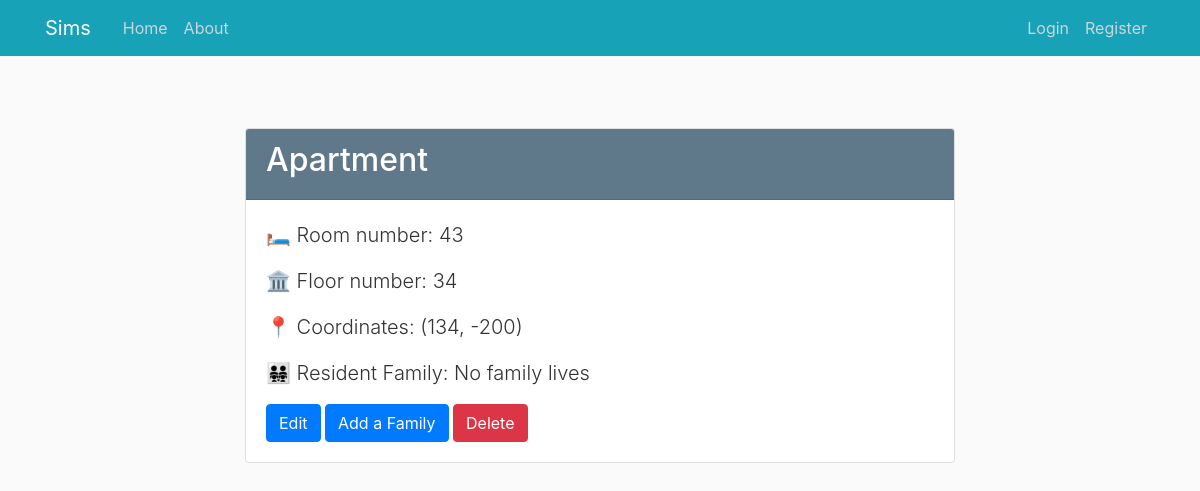
Page /house/2 on the committed database.
### sims/models.py (models this page shows, shortened)
class House(db.Model):
    id = db.Column(db.Integer, primary_key=True)
    type = db.Column(db.Enum(HouseType), nullable=False)
    room_number = db.Column(db.Integer, nullable=False, default=1)
    floor_number = db.Column(db.Integer, nullable=False, default=1)
    x_coordinate = db.Column(db.Integer, nullable=False, default=0)
    y_coordinate = db.Column(db.Integer, nullable=False, default=0)
    family_id = db.Column(db.Integer, db.ForeignKey('family.id'))

### sims/houses/routes.py (the view)
@houses.route("/house/<int:house_id>")
def house(house_id):
    house = House.query.get_or_404(house_id)
    family = Family.query.get(house.family_id)
    return render_template('houses/house.html', house=house, family=family)

### sims/templates/houses/house.html (shortened to what this page needs)
{% extends "layout.html" %}
{% block content %}
    <div class="container mt-5">
        <div class="row justify-content-center">
            <div class="col-md-8">
                <div class="card">
                    <div class="card-header bg-steel text-white">
                        <h2 class="text-white">{{ house.type.value }}</h2>
                    </div>
                    <div class="card-body">
                        <p class="lead">🛏️ Room number: {{ house.room_number }}</p>
                        <p class="lead">🏛️ Floor number: {{ house.floor_number }}</p>
                        <p class="lead">📍 Coordinates: ({{ house.x_coordinate }}, {{ house.y_coordinate }})</p>
                        {% if family %}
                            <p class="lead">👨‍👨‍👧‍👧 Resident Family: {{ family.name }}</p>
                        {% else %}
                            <p class="lead">👨‍👨‍👧‍👧 Resident Family: No family lives</p>
                        {% endif %}
                        <div class="mt-3">
                            <a href="{{ url_for('houses.update_house', house_id=house.id) }}" class="btn btn-primary">Edit</a>
                            <a href="{{ url_for('families.families_house', house_id=house.id) }}"
                               class="btn btn-primary">Add a Family</a>
                            <button class="btn btn-danger" id="deleteBtn" data-toggle="modal"
                                    data-target="#deleteModal">Delete
                            </button>
                        </div>
                    </div>
                </div>
            </div>
        </div>
    </div>
{% endblock content %}

### sims/static/main.css (style rules this page uses)
body { background: #fafafa; color: #333333; margin-top: 5rem; }
h1, h2, h3, h4, h5, h6 { color: #444444; }
.bg-steel { background-color: #5f788a; }

### rows in the picture
House: type.value "Apartment", room_number "43", floor_number "34", x_coordinate "134", y_coordinate "-200"
